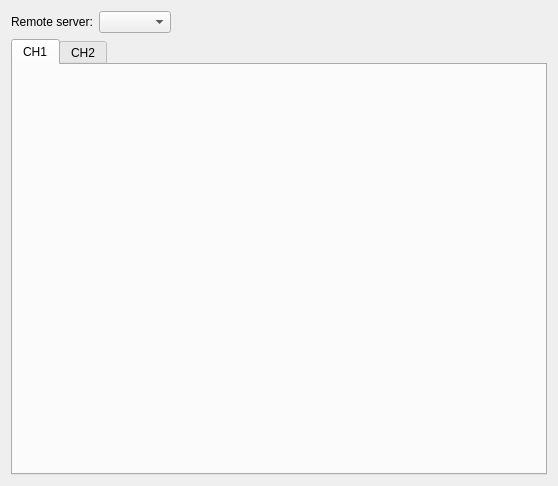
<?xml version="1.0" encoding="UTF-8"?>
<ui version="4.0">
 <class>EditorWidget</class>
 <widget class="QWidget" name="EditorWidget">
  <property name="geometry">
   <rect>
    <x>0</x>
    <y>0</y>
    <width>558</width>
    <height>486</height>
   </rect>
  </property>
  <property name="windowTitle">
   <string>Form</string>
  </property>
  <layout class="QVBoxLayout" name="verticalLayout">
   <item>
    <layout class="QHBoxLayout" name="horizontalLayout" stretch="0,0,1">
     <item>
      <widget class="QLabel" name="label">
       <property name="text">
        <string>Remote server:</string>
       </property>
      </widget>
     </item>
     <item>
      <widget class="QComboBox" name="comboBox"/>
     </item>
     <item>
      <spacer name="horizontalSpacer">
       <property name="orientation">
        <enum>Qt::Horizontal</enum>
       </property>
       <property name="sizeHint" stdset="0">
        <size>
         <width>40</width>
         <height>20</height>
        </size>
       </property>
      </spacer>
     </item>
    </layout>
   </item>
   <item>
    <widget class="QTabWidget" name="tabWidget">
     <property name="currentIndex">
      <number>0</number>
     </property>
     <widget class="QWidget" name="tab_1">
      <attribute name="title">
       <string>CH1</string>
      </attribute>
     </widget>
     <widget class="QWidget" name="tab_2">
      <attribute name="title">
       <string>CH2</string>
      </attribute>
     </widget>
    </widget>
   </item>
  </layout>
 </widget>
 <resources/>
 <connections/>
</ui>
